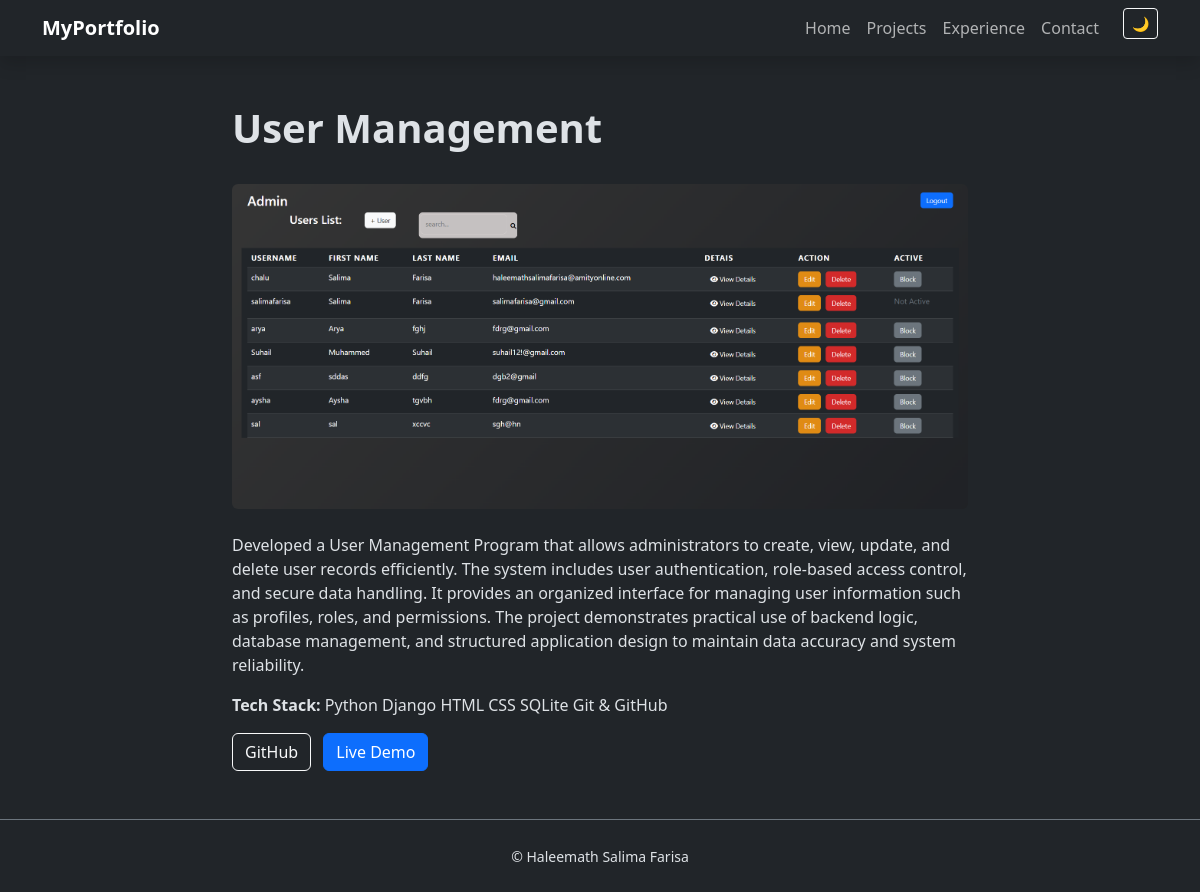
/projects/1/, run on the app's committed database.
### projectapp/models.py (models this page shows, shortened)
class Project(models.Model):
    title = models.CharField(max_length=200)
    description = models.TextField()
    tech_stack = models.CharField(max_length=200)
    github_url = models.URLField(blank=True)
    live_url = models.URLField(blank=True)
    image = models.ImageField(upload_to="projects/")
    created_at = models.DateField()

### projectapp/views.py (the view)
# urls.py: path("projects/<int:pk>/", project_detail, name="project_detail"),
def project_detail(request, pk):
    project = get_object_or_404(Project, pk=pk)
    return render(request, "project_detail.html", {"project": project})

### templates/project_detail.html (shortened to what this page needs)
{% extends "base.html" %}
{% block content %}
<div class="row">
    <div class="col-md-8 mx-auto">
        <h1 class="fw-bold">{{ project.title }}</h1>
        <img src="{{ project.image.url }}" class="img-fluid rounded my-4">
        <p>{{ project.description }}</p>
        <p><strong>Tech Stack:</strong> {{ project.tech_stack }}</p>
        <div class="mt-3">
            {% if project.github_url %}
                <a href="{{ project.github_url }}" class="btn btn-outline-light me-2" target="_blank">GitHub</a>
            {% endif %}
            {% if project.live_url %}
                <a href="{{ project.live_url }}" class="btn btn-primary" target="_blank">Live Demo</a>
            {% endif %}
        </div>
    </div>
</div>
{% endblock %}

### static/css/style.css (style rules this page uses)
body { background-color: var(--bs-body-bg); color: var(--bs-body-color); transition: background-color 0.3s ease, color 0.3s ease; }

### data on the page
Project: title "User Management", image (picture), description "Developed a User Management Program that allows administrators to create, view, update, and delete user records efficiently. The system includes user authentication, role-based access control, and secure data handling. It provides an organized interface for managing user information such as profiles, roles, and permissions. The project demonstrates practical use of backend logic, database management, and structured application design to maintain data accuracy and system reliability.", tech_stack "Python Django HTML CSS SQLite Git & GitHub"
